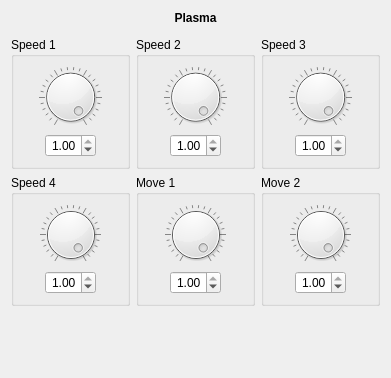
<?xml version="1.0" encoding="UTF-8"?>
<ui version="4.0">
 <class>PlasmaWidget</class>
 <widget class="QWidget" name="PlasmaWidget">
  <property name="geometry">
   <rect>
    <x>0</x>
    <y>0</y>
    <width>391</width>
    <height>378</height>
   </rect>
  </property>
  <property name="windowTitle">
   <string>Form</string>
  </property>
  <property name="whatsThis">
   <string notr="true">https://forum.bossa.org/t/open-other-plasma/12930/1</string>
  </property>
  <layout class="QVBoxLayout" name="verticalLayout">
   <item>
    <widget class="QLabel" name="nameLabel">
     <property name="font">
      <font>
       <bold>true</bold>
      </font>
     </property>
     <property name="text">
      <string>Plasma</string>
     </property>
     <property name="alignment">
      <set>Qt::AlignmentFlag::AlignCenter</set>
     </property>
    </widget>
   </item>
   <item>
    <widget class="ServicePresetWidget" name="preset" native="true"/>
   </item>
   <item>
    <layout class="QHBoxLayout" name="horizontalLayout_11">
     <item>
      <widget class="QGroupBox" name="groupBox_7">
       <property name="title">
        <string>Speed 1</string>
       </property>
       <layout class="QVBoxLayout" name="verticalLayout_13">
        <item>
         <widget class="QDial" name="speed1Dial">
          <property name="maximum">
           <number>100</number>
          </property>
          <property name="value">
           <number>100</number>
          </property>
          <property name="orientation">
           <enum>Qt::Orientation::Vertical</enum>
          </property>
          <property name="notchesVisible">
           <bool>true</bool>
          </property>
         </widget>
        </item>
        <item>
         <layout class="QHBoxLayout" name="horizontalLayout_12">
          <item>
           <spacer name="horizontalSpacer_15">
            <property name="orientation">
             <enum>Qt::Orientation::Horizontal</enum>
            </property>
            <property name="sizeHint" stdset="0">
             <size>
              <width>40</width>
              <height>20</height>
             </size>
            </property>
           </spacer>
          </item>
          <item>
           <widget class="QDoubleSpinBox" name="speed1Spinner">
            <property name="alignment">
             <set>Qt::AlignmentFlag::AlignRight|Qt::AlignmentFlag::AlignTrailing|Qt::AlignmentFlag::AlignVCenter</set>
            </property>
            <property name="maximum">
             <double>1.000000000000000</double>
            </property>
            <property name="singleStep">
             <double>0.100000000000000</double>
            </property>
            <property name="value">
             <double>1.000000000000000</double>
            </property>
           </widget>
          </item>
          <item>
           <spacer name="horizontalSpacer_16">
            <property name="orientation">
             <enum>Qt::Orientation::Horizontal</enum>
            </property>
            <property name="sizeHint" stdset="0">
             <size>
              <width>40</width>
              <height>20</height>
             </size>
            </property>
           </spacer>
          </item>
         </layout>
        </item>
       </layout>
      </widget>
     </item>
     <item>
      <widget class="QGroupBox" name="groupBox_8">
       <property name="title">
        <string>Speed 2</string>
       </property>
       <layout class="QVBoxLayout" name="verticalLayout_14">
        <item>
         <widget class="QDial" name="speed2Dial">
          <property name="maximum">
           <number>100</number>
          </property>
          <property name="value">
           <number>100</number>
          </property>
          <property name="notchesVisible">
           <bool>true</bool>
          </property>
         </widget>
        </item>
        <item>
         <layout class="QHBoxLayout" name="horizontalLayout_13">
          <item>
           <spacer name="horizontalSpacer_17">
            <property name="orientation">
             <enum>Qt::Orientation::Horizontal</enum>
            </property>
            <property name="sizeHint" stdset="0">
             <size>
              <width>40</width>
              <height>20</height>
             </size>
            </property>
           </spacer>
          </item>
          <item>
           <widget class="QDoubleSpinBox" name="speed2Spinner">
            <property name="alignment">
             <set>Qt::AlignmentFlag::AlignRight|Qt::AlignmentFlag::AlignTrailing|Qt::AlignmentFlag::AlignVCenter</set>
            </property>
            <property name="maximum">
             <double>1.000000000000000</double>
            </property>
            <property name="singleStep">
             <double>0.100000000000000</double>
            </property>
            <property name="value">
             <double>1.000000000000000</double>
            </property>
           </widget>
          </item>
          <item>
           <spacer name="horizontalSpacer_18">
            <property name="orientation">
             <enum>Qt::Orientation::Horizontal</enum>
            </property>
            <property name="sizeHint" stdset="0">
             <size>
              <width>40</width>
              <height>20</height>
             </size>
            </property>
           </spacer>
          </item>
         </layout>
        </item>
       </layout>
      </widget>
     </item>
     <item>
      <widget class="QGroupBox" name="groupBox_9">
       <property name="title">
        <string>Speed 3</string>
       </property>
       <layout class="QVBoxLayout" name="verticalLayout_15">
        <item>
         <widget class="QDial" name="speed3Dial">
          <property name="maximum">
           <number>100</number>
          </property>
          <property name="value">
           <number>100</number>
          </property>
          <property name="notchesVisible">
           <bool>true</bool>
          </property>
         </widget>
        </item>
        <item>
         <layout class="QHBoxLayout" name="horizontalLayout_14">
          <item>
           <spacer name="horizontalSpacer_19">
            <property name="orientation">
             <enum>Qt::Orientation::Horizontal</enum>
            </property>
            <property name="sizeHint" stdset="0">
             <size>
              <width>40</width>
              <height>20</height>
             </size>
            </property>
           </spacer>
          </item>
          <item>
           <widget class="QDoubleSpinBox" name="speed3Spinner">
            <property name="alignment">
             <set>Qt::AlignmentFlag::AlignRight|Qt::AlignmentFlag::AlignTrailing|Qt::AlignmentFlag::AlignVCenter</set>
            </property>
            <property name="maximum">
             <double>1.000000000000000</double>
            </property>
            <property name="singleStep">
             <double>0.100000000000000</double>
            </property>
            <property name="value">
             <double>1.000000000000000</double>
            </property>
           </widget>
          </item>
          <item>
           <spacer name="horizontalSpacer_20">
            <property name="orientation">
             <enum>Qt::Orientation::Horizontal</enum>
            </property>
            <property name="sizeHint" stdset="0">
             <size>
              <width>40</width>
              <height>20</height>
             </size>
            </property>
           </spacer>
          </item>
         </layout>
        </item>
       </layout>
      </widget>
     </item>
    </layout>
   </item>
   <item>
    <layout class="QHBoxLayout" name="horizontalLayout_15">
     <item>
      <widget class="QGroupBox" name="groupBox_10">
       <property name="title">
        <string>Speed 4</string>
       </property>
       <layout class="QVBoxLayout" name="verticalLayout_16">
        <item>
         <widget class="QDial" name="speed4Dial">
          <property name="maximum">
           <number>100</number>
          </property>
          <property name="value">
           <number>100</number>
          </property>
          <property name="orientation">
           <enum>Qt::Orientation::Vertical</enum>
          </property>
          <property name="notchesVisible">
           <bool>true</bool>
          </property>
         </widget>
        </item>
        <item>
         <layout class="QHBoxLayout" name="horizontalLayout_16">
          <item>
           <spacer name="horizontalSpacer_21">
            <property name="orientation">
             <enum>Qt::Orientation::Horizontal</enum>
            </property>
            <property name="sizeHint" stdset="0">
             <size>
              <width>40</width>
              <height>20</height>
             </size>
            </property>
           </spacer>
          </item>
          <item>
           <widget class="QDoubleSpinBox" name="speed4Spinner">
            <property name="alignment">
             <set>Qt::AlignmentFlag::AlignRight|Qt::AlignmentFlag::AlignTrailing|Qt::AlignmentFlag::AlignVCenter</set>
            </property>
            <property name="maximum">
             <double>1.000000000000000</double>
            </property>
            <property name="singleStep">
             <double>0.100000000000000</double>
            </property>
            <property name="value">
             <double>1.000000000000000</double>
            </property>
           </widget>
          </item>
          <item>
           <spacer name="horizontalSpacer_22">
            <property name="orientation">
             <enum>Qt::Orientation::Horizontal</enum>
            </property>
            <property name="sizeHint" stdset="0">
             <size>
              <width>40</width>
              <height>20</height>
             </size>
            </property>
           </spacer>
          </item>
         </layout>
        </item>
       </layout>
      </widget>
     </item>
     <item>
      <widget class="QGroupBox" name="groupBox_11">
       <property name="title">
        <string>Move 1</string>
       </property>
       <layout class="QVBoxLayout" name="verticalLayout_17">
        <item>
         <widget class="QDial" name="move1Dial">
          <property name="maximum">
           <number>100</number>
          </property>
          <property name="value">
           <number>100</number>
          </property>
          <property name="notchesVisible">
           <bool>true</bool>
          </property>
         </widget>
        </item>
        <item>
         <layout class="QHBoxLayout" name="horizontalLayout_17">
          <item>
           <spacer name="horizontalSpacer_23">
            <property name="orientation">
             <enum>Qt::Orientation::Horizontal</enum>
            </property>
            <property name="sizeHint" stdset="0">
             <size>
              <width>40</width>
              <height>20</height>
             </size>
            </property>
           </spacer>
          </item>
          <item>
           <widget class="QDoubleSpinBox" name="move1Spinner">
            <property name="alignment">
             <set>Qt::AlignmentFlag::AlignRight|Qt::AlignmentFlag::AlignTrailing|Qt::AlignmentFlag::AlignVCenter</set>
            </property>
            <property name="maximum">
             <double>1.000000000000000</double>
            </property>
            <property name="singleStep">
             <double>0.100000000000000</double>
            </property>
            <property name="value">
             <double>1.000000000000000</double>
            </property>
           </widget>
          </item>
          <item>
           <spacer name="horizontalSpacer_24">
            <property name="orientation">
             <enum>Qt::Orientation::Horizontal</enum>
            </property>
            <property name="sizeHint" stdset="0">
             <size>
              <width>40</width>
              <height>20</height>
             </size>
            </property>
           </spacer>
          </item>
         </layout>
        </item>
       </layout>
      </widget>
     </item>
     <item>
      <widget class="QGroupBox" name="groupBox_12">
       <property name="title">
        <string>Move 2</string>
       </property>
       <layout class="QVBoxLayout" name="verticalLayout_18">
        <item>
         <widget class="QDial" name="move2Dial">
          <property name="maximum">
           <number>100</number>
          </property>
          <property name="value">
           <number>100</number>
          </property>
          <property name="notchesVisible">
           <bool>true</bool>
          </property>
         </widget>
        </item>
        <item>
         <layout class="QHBoxLayout" name="horizontalLayout_18">
          <item>
           <spacer name="horizontalSpacer_25">
            <property name="orientation">
             <enum>Qt::Orientation::Horizontal</enum>
            </property>
            <property name="sizeHint" stdset="0">
             <size>
              <width>40</width>
              <height>20</height>
             </size>
            </property>
           </spacer>
          </item>
          <item>
           <widget class="QDoubleSpinBox" name="move2Spinner">
            <property name="alignment">
             <set>Qt::AlignmentFlag::AlignRight|Qt::AlignmentFlag::AlignTrailing|Qt::AlignmentFlag::AlignVCenter</set>
            </property>
            <property name="maximum">
             <double>1.000000000000000</double>
            </property>
            <property name="singleStep">
             <double>0.100000000000000</double>
            </property>
            <property name="value">
             <double>1.000000000000000</double>
            </property>
           </widget>
          </item>
          <item>
           <spacer name="horizontalSpacer_26">
            <property name="orientation">
             <enum>Qt::Orientation::Horizontal</enum>
            </property>
            <property name="sizeHint" stdset="0">
             <size>
              <width>40</width>
              <height>20</height>
             </size>
            </property>
           </spacer>
          </item>
         </layout>
        </item>
       </layout>
      </widget>
     </item>
    </layout>
   </item>
   <item>
    <spacer name="verticalSpacer_6">
     <property name="orientation">
      <enum>Qt::Orientation::Vertical</enum>
     </property>
     <property name="sizeHint" stdset="0">
      <size>
       <width>20</width>
       <height>99</height>
      </size>
     </property>
    </spacer>
   </item>
  </layout>
 </widget>
 <customwidgets>
  <customwidget>
   <class>ServicePresetWidget</class>
   <extends>QWidget</extends>
   <header>widgets/servicepresetwidget.h</header>
   <container>1</container>
  </customwidget>
 </customwidgets>
 <resources/>
 <connections/>
</ui>
